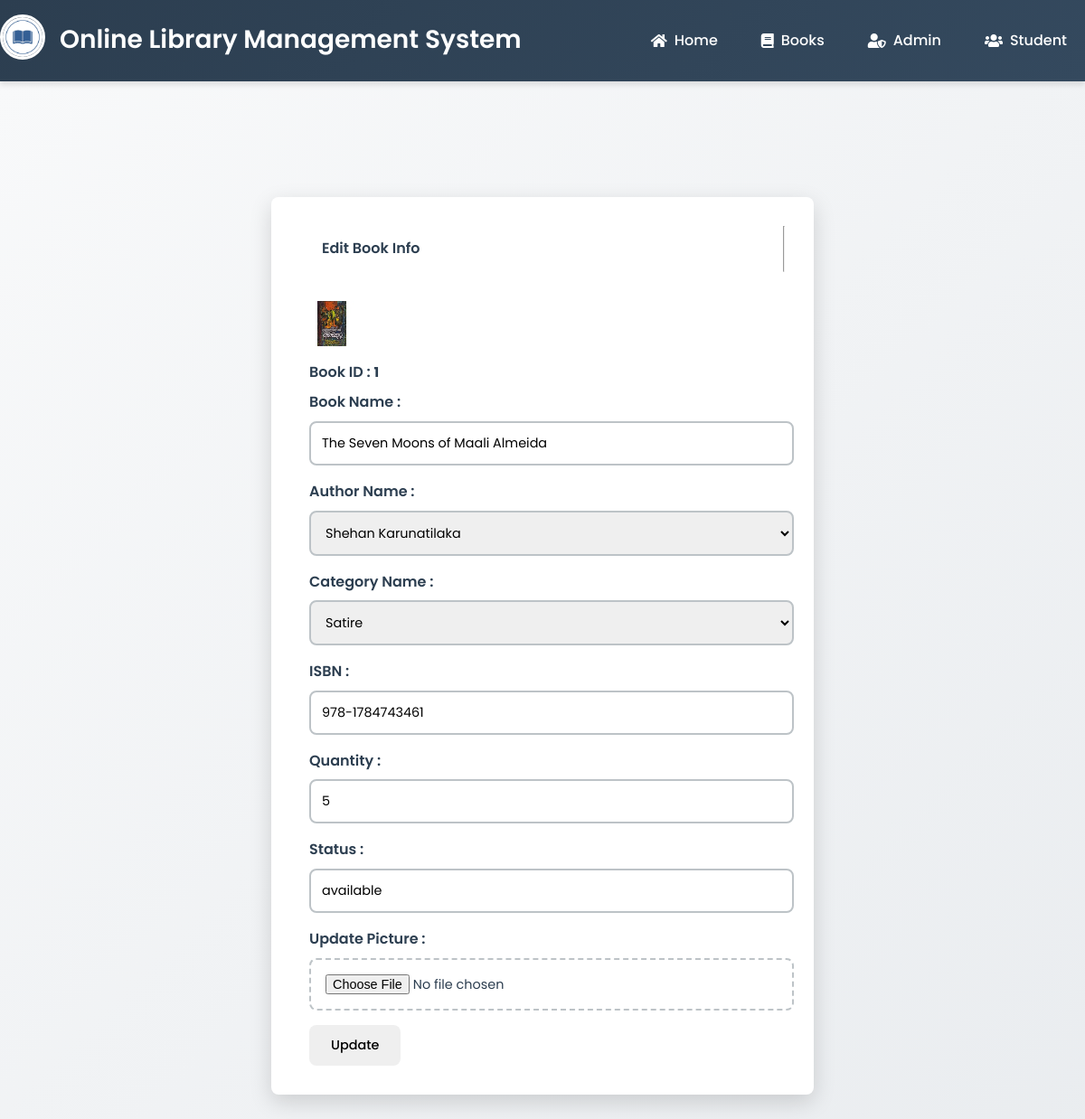
/edit_book.php?ed=1, run on the app's committed database.
### tables this page shows
CREATE TABLE books (
    bookid INT AUTO_INCREMENT PRIMARY KEY,
    bookpic VARCHAR(255) DEFAULT 'default_book.jpg',
    bookname VARCHAR(255) NOT NULL,
    categoryid INT,
    authorid INT,
    ISBN VARCHAR(20) UNIQUE,
    publisher VARCHAR(255),
    publication_year YEAR,
    quantity INT NOT NULL DEFAULT 1,
    available_copies INT NOT NULL DEFAULT 1,
    description TEXT,
    awards TEXT,
    status ENUM('available', 'borrowed', 'lost', 'damaged') DEFAULT 'available',
    created_at TIMESTAMP DEFAULT CURRENT_TIMESTAMP,
    updated_at TIMESTAMP DEFAULT CURRENT_TIMESTAMP ON UPDATE CURRENT_TIMESTAMP,
    FOREIGN KEY (categoryid) REFERENCES category(categoryid),
    FOREIGN KEY (authorid) REFERENCES authors(authorid)
);

CREATE TABLE authors (
    authorid INT AUTO_INCREMENT PRIMARY KEY,
    authorname VARCHAR(255) NOT NULL,
    biography TEXT,
    nationality VARCHAR(100),
    created_at TIMESTAMP DEFAULT CURRENT_TIMESTAMP
);

CREATE TABLE category (
    categoryid INT AUTO_INCREMENT PRIMARY KEY,
    categoryname VARCHAR(100) NOT NULL UNIQUE
);

### edit_book.php (the view, shortened to what this page needs)
<?php
	include "connection.php";
    include "admin_navbar.php";
?>
<!DOCTYPE html>
<html lang="en">
<head>
    <link rel="stylesheet" href="https://cdnjs.cloudflare.com/ajax/libs/font-awesome/5.15.2/css/all.min.css" />
    <link rel="stylesheet" href="style.css?v=<?php echo time(); ?>">
</head>
<body>
    <div class="edit-profile-container">
        <?php
			$id=$_GET['ed'];
			$q= "SELECT books.bookpic,books.bookid,books.bookname,authors.authorid,authors.authorname,category.categoryid,category.categoryname,books.ISBN,quantity,status from  `books`join `authors` on authors.authorid=books.authorid join `category` on category.categoryid=books.categoryid where bookid=$id";
			$res=mysqli_query($db,$q) or die(mysqli_error());
			while($row=mysqli_fetch_assoc($res))
			{
				$bookid=$row['bookid'];
                $pic=$row['bookpic'];
				$bookname=$row['bookname'];
				$authorid=$row['authorid'];
				$categoryid=$row['categoryid'];
				$authorname=$row['authorname'];
				$categoryname=$row['categoryname'];
				$ISBN=$row['ISBN'];
				$quantity=$row['quantity'];
				$status=$row['status'];
			}
	    ?>
        <div class="form form-book">
            <div class="form-container edit-form-container edit-book-container">
                <div class="form-btn">
                    <span onclick="login()" style="width: 100%;">Edit Book Info</span>
                    <hr id="indicator" class="add-author">
                </div>
                <form action="" id="loginform" method="post" enctype="multipart/form-data">
                    <div class="label book-img">
                        <?php echo "<img width='50px' height='50px' src='images/".$pic."'>"?>
                    </div>
                    <div class="label">
                        <label for="studentid">Book ID : </label>
                        <b style="font-size: 15px;">
                        <?php
			                echo $bookid;
			            ?>
                    </b><br>
                    </div>
                    <div class="label">
                        <label for="bookname">Book Name : </label>
                    </div>
                    <input type="text"  name="bookname" value="<?php echo $bookname; ?>">
                    <div class="label">
                        <label for="authorname">Author Name : </label>
                    </div>
                    <select class="form-control" name="authorname" >
                        <option value="<?php echo $authorid;?>"><?php echo $authorname;?></option>
                    </select>
                    <div class="label">
                        <label for="authorname">Category Name : </label>
                    </div>
                    <select class="form-control" name="categoryname">
                        <option value="<?php echo $categoryid;?>"><?php echo $categoryname;?></option>
                    </select>
                    <div class="label">
                        <label for="ISBN">ISBN : </label>
                    </div>
                    <input type="text"  name="ISBN" value="<?php echo $ISBN; ?>">
                    <div class="label">
                        <label for="quantity">Quantity : </label>
                    </div>
                    <input type="text"  name="quantity" value="<?php echo $quantity; ?>">
                    <div class="label">
                        <label for="status">Status : </label>
                    </div>
                    <input type="text"  name="status" value="<?php echo $status; ?>">
                    <div class="label">
                        <label for="pic">Update Picture :</label>
                    </div>
                    <input type="file"  name="file" class="file">
                    <button type="submit" class="btn" name="submit">Update</button>
                </form>
            </div>
        </div>
    </div>
</body>
</html>

### style.css (style rules this page uses)
:root { --primary-color: #2c3e50; --secondary-color: #3498db; --accent-color: #e74c3c; --success-color: #27ae60; --warning-color: #f39c12; --dark-color: #34495e; --light-color: #ecf0f1; --white: #ffffff; --text-dark: #2c3e50; --text-light: #7f8c8d; --border-color: #bdc3c7; --shadow: 0 4px 6px rgba(0, 0, 0, 0.1); --shadow-hover: 0 8px 25px rgba(0, 0, 0, 0.15); --border-radius: 8px; --transition: all 0.3s ease; --font-primary: 'Poppins', sans-serif; --font-secondary: 'Kaushan Script', cursive; }
* { margin: 0; padding: 0; box-sizing: border-box; }
html { scroll-behavior: smooth; font-size: 16px; }
body { font-family: var(--font-primary); line-height: 1.6; color: var(--text-dark); background-color: #f8f9fa; overflow-x: hidden; }
.btn { display: inline-block; padding: 0.75rem 1.5rem; border: none; border-radius: var(--border-radius); font-family: var(--font-primary); font-weight: 500; text-align: center; cursor: pointer; transition: var(--transition); text-decoration: none; font-size: 0.9rem; }
.form { display: flex; align-items: center; justify-content: center; min-height: 80vh; padding: 2rem 0; }
.form-container { background: var(--white); padding: 2rem; border-radius: var(--border-radius); box-shadow: var(--shadow-hover); width: 100%; max-width: 450px; position: relative; }
.form-btn { display: flex; justify-content: center; margin-bottom: 2rem; }
.form-btn span { padding: 0.75rem 1.5rem; cursor: pointer; border-bottom: 2px solid transparent; transition: var(--transition); font-weight: 600; }
form { width: 100%; margin-left: 10px; }
form input, form select, form textarea, .form-control { width: 100%; padding: 0.75rem; border: 2px solid var(--border-color); border-radius: var(--border-radius); font-family: var(--font-primary); font-size: 0.9rem; transition: var(--transition); margin-bottom: 1rem; }
.label { display: block; margin-bottom: 0.5rem; font-weight: 600; color: var(--text-dark); }
.edit-profile-container { background: linear-gradient(135deg, #f8f9fa 0%, #e9ecef 100%); min-height: 100vh; padding: 4rem 0; }
.edit-form-container, .add-book-form, .edit-book-container, .issue-book-container { background: var(--white); border-radius: var(--border-radius); box-shadow: var(--shadow-hover); padding: 2rem; margin: 2rem auto; max-width: 600px; }
.file { border: 2px dashed var(--border-color); padding: 1rem; text-align: center; border-radius: var(--border-radius); transition: var(--transition); cursor: pointer; }

### data on the page
books: bookpic (placeholder picture), bookid "1", bookname "The Seven Moons of Maali Almeida", authorname "Shehan Karunatilaka", categoryname "Satire", ISBN "978-1784743461", quantity "5", status "available"
